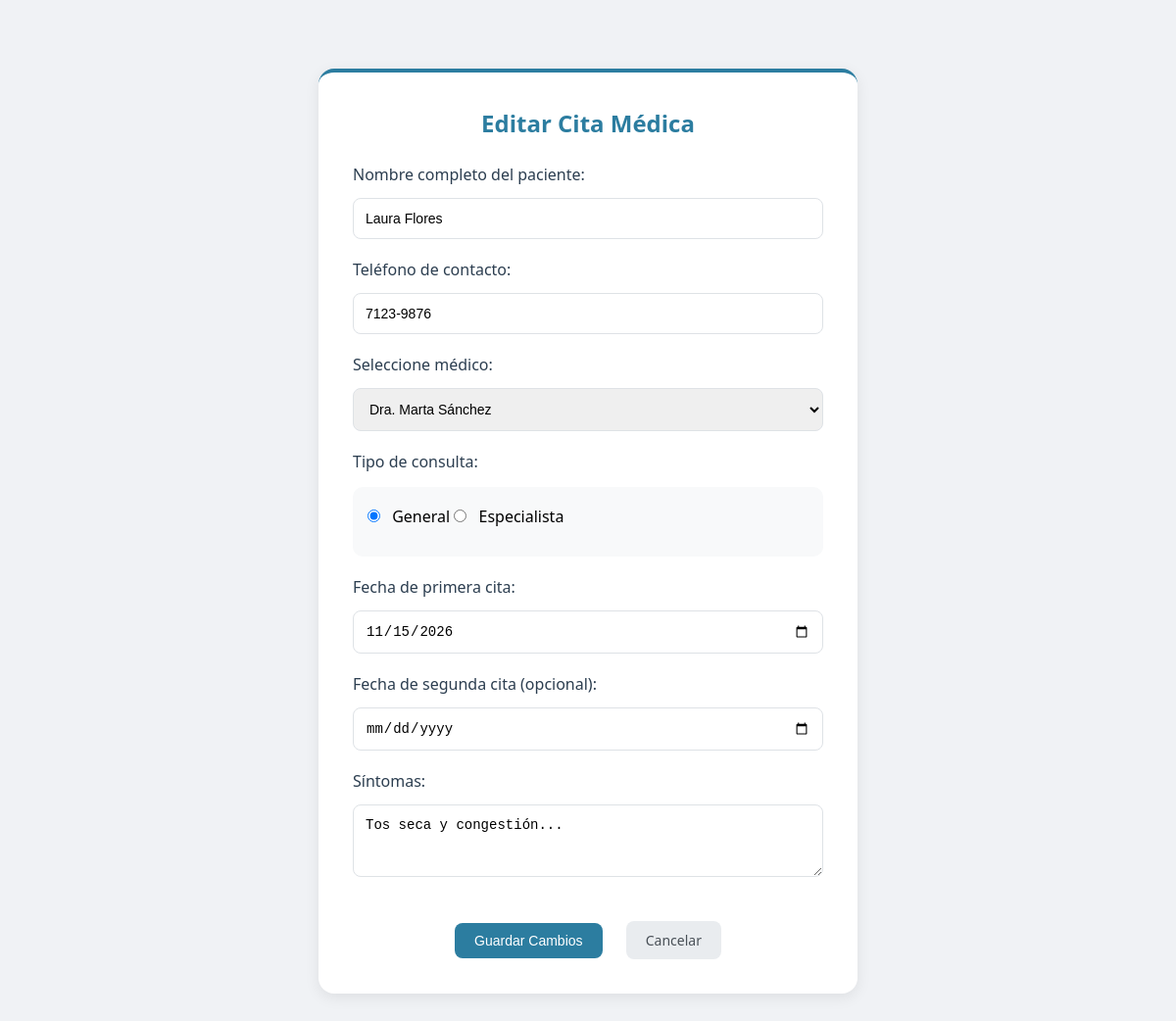
The app's page /edit_cita.php?id=3 (signed in) with its own data.
### tables this page shows
CREATE TABLE `citas_medicas` (
  `id` int(11) NOT NULL,
  `paciente_nombre` varchar(60) NOT NULL,
  `telefono` varchar(9) NOT NULL,
  `medico` varchar(50) NOT NULL,
  `tipo_consulta` varchar(20) NOT NULL,
  `fecha_cita` date NOT NULL,
  `fecha_segunda_cita` date DEFAULT NULL,
  `sintomas` text DEFAULT NULL,
  `fecha_registro` timestamp NOT NULL DEFAULT current_timestamp() ON UPDATE current_timestamp()
);

### edit_cita.php (the view, shortened to what this page needs)
<?php
require_once 'conexion.php';
$medicos = ['Dra. Ana García', 'Dr. José Rodríguez', 'Dra. Marta Sánchez', 'Dr. Luis Pérez'];
$id = $_GET['id'] ?? 0;
$stmt = $conexion->prepare("SELECT * FROM citas_medicas WHERE id = ?");
$stmt->bind_param("i", $id);
$stmt->execute();
$result = $stmt->get_result();
$cita = $result->fetch_assoc();
?>
<!DOCTYPE html>
<html lang="es">
<head>
    <link rel="stylesheet" href="style.css">
</head>
<body>
    <div class="container">
        <div class="form-box">
            <h2>Editar Cita Médica</h2>
            <form method="POST">
                <label>Nombre completo del paciente:</label>
                <input type="text" name="paciente_nombre" value="<?php echo htmlspecialchars($cita['paciente_nombre']); ?>" required>
                <label>Teléfono de contacto:</label>
                <input type="tel" name="telefono" value="<?php echo htmlspecialchars($cita['telefono']); ?>" required>
                <label>Seleccione médico:</label>
                <select name="medico" required>
                    <?php foreach($medicos as $med): ?>
                        <option value="<?php echo $med; ?>" <?php echo ($cita['medico'] == $med) ? 'selected' : ''; ?>><?php echo $med; ?></option>
                    <?php endforeach; ?>
                </select>
                <label>Tipo de consulta:</label>
                <div class="radio-group">
                    <input type="radio" name="tipo_consulta" value="General" <?php echo ($cita['tipo_consulta'] == 'General') ? 'checked' : ''; ?>> General
                    <input type="radio" name="tipo_consulta" value="Especialista" <?php echo ($cita['tipo_consulta'] == 'Especialista') ? 'checked' : ''; ?>> Especialista
                </div>
                <label>Fecha de primera cita:</label>
                <input type="date" name="fecha_cita" value="<?php echo $cita['fecha_cita']; ?>" required>
                <label>Fecha de segunda cita (opcional):</label>
                <input type="date" name="fecha_segunda_cita" value="<?php echo $cita['fecha_segunda_cita']; ?>">
                <label>Síntomas:</label>
                <textarea name="sintomas" rows="3"><?php echo htmlspecialchars($cita['sintomas']); ?></textarea>
                <div class="button-group">
                    <button type="submit" class="btn btn-primary">Guardar Cambios</button>
                    <a href="dashboard.php" class="btn btn-secondary">Cancelar</a>
                </div>
            </form>
        </div>
    </div>
</body>
</html>

### style.css (style rules this page uses)
* { margin: 0; padding: 0; box-sizing: border-box; }
body { font-family: 'Segoe UI', Tahoma, Geneva, Verdana, sans-serif; background: #f0f2f5; min-height: 100vh; padding: 20px; }
.container { max-width: 1300px; margin: 0 auto; }
.btn { padding: 10px 20px; border: none; border-radius: 8px; cursor: pointer; text-decoration: none; display: inline-block; margin: 5px; font-size: 14px; font-weight: 500; transition: all 0.3s ease; }
.btn-primary { background: #2c7da0; color: white; }
.btn-secondary { background: #e9ecef; color: #495057; }
.form-box, .login-box { background: white; padding: 35px; border-radius: 16px; box-shadow: 0 4px 15px rgba(0,0,0,0.08); max-width: 550px; margin: 50px auto; border-top: 4px solid #2c7da0; }
.form-box h2, .login-box h2 { color: #2c7da0; margin-bottom: 25px; text-align: center; font-weight: 600; }
.button-group { text-align: center; margin-top: 20px; }
.button-group .btn { margin: 0 10px; }
input, select, textarea { width: 100%; padding: 12px; margin: 8px 0 20px 0; border: 1px solid #dee2e6; border-radius: 8px; font-size: 14px; transition: all 0.3s; }
.radio-group { margin: 15px 0 20px 0; padding: 15px; background: #f8f9fa; border-radius: 10px; }
.radio-group input[type="radio"] { width: auto; margin-right: 8px; margin-left: 0; }
label { font-weight: 500; color: #2c3e50; display: block; margin-bottom: 5px; }

### records on screen
citas_medicas: paciente_nombre "Laura Flores", telefono "7123-9876", medico "Dra. Marta Sánchez", tipo_consulta "☑", fecha_cita "11/15/2026", sintomas "Tos seca y congestión..."
